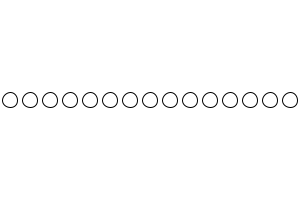
Frame 1 (no input)
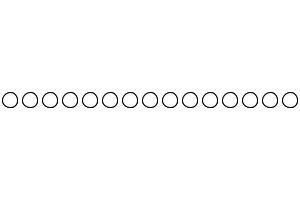
Frame 2 (the mouse pressed at the canvas centre, redrawn once)

The Processing sketch that drew these frames (run headless with seeded random() and noise(); the mouse was pressed at the canvas centre and the sketch redrawn once):

// Processing sketch: while_03
// ── while_03.pde
int tamRect = 15;

void setup()
{
  size(300, 200);
  background(255);
  rectMode(CENTER);
  
  noLoop();
}

void draw()
{
  int i = 10;
  
  while (i <= width) 
  {                  
    ellipse(i, height/2, tamRect, tamRect);
    i = i + 20;  // qual a função dessa linha?
                 // o que acontece se for comentada?
  }
  
  println("final do draw. valor de i = " + i);
}
